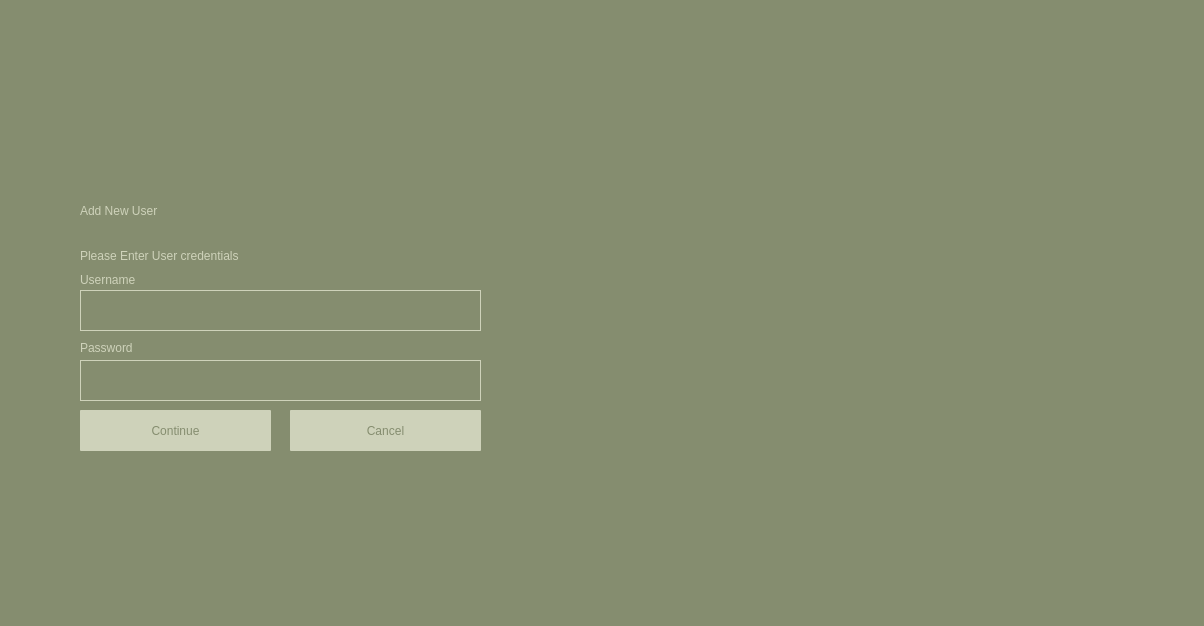
<?xml version="1.0" encoding="UTF-8"?>
<ui version="4.0">
 <class>adminAddUser</class>
 <widget class="QDialog" name="adminAddUser">
  <property name="geometry">
   <rect>
    <x>0</x>
    <y>0</y>
    <width>1204</width>
    <height>626</height>
   </rect>
  </property>
  <property name="palette">
   <palette>
    <active>
     <colorrole role="WindowText">
      <brush brushstyle="SolidPattern">
       <color alpha="255">
        <red>0</red>
        <green>0</green>
        <blue>0</blue>
       </color>
      </brush>
     </colorrole>
     <colorrole role="Button">
      <brush brushstyle="SolidPattern">
       <color alpha="255">
        <red>133</red>
        <green>141</green>
        <blue>111</blue>
       </color>
      </brush>
     </colorrole>
     <colorrole role="Light">
      <brush brushstyle="SolidPattern">
       <color alpha="255">
        <red>255</red>
        <green>255</green>
        <blue>255</blue>
       </color>
      </brush>
     </colorrole>
     <colorrole role="Midlight">
      <brush brushstyle="SolidPattern">
       <color alpha="255">
        <red>250</red>
        <green>249</green>
        <blue>255</blue>
       </color>
      </brush>
     </colorrole>
     <colorrole role="Dark">
      <brush brushstyle="SolidPattern">
       <color alpha="255">
        <red>122</red>
        <green>122</green>
        <blue>127</blue>
       </color>
      </brush>
     </colorrole>
     <colorrole role="Mid">
      <brush brushstyle="SolidPattern">
       <color alpha="255">
        <red>163</red>
        <green>163</green>
        <blue>170</blue>
       </color>
      </brush>
     </colorrole>
     <colorrole role="Text">
      <brush brushstyle="SolidPattern">
       <color alpha="255">
        <red>0</red>
        <green>0</green>
        <blue>0</blue>
       </color>
      </brush>
     </colorrole>
     <colorrole role="BrightText">
      <brush brushstyle="SolidPattern">
       <color alpha="255">
        <red>255</red>
        <green>255</green>
        <blue>255</blue>
       </color>
      </brush>
     </colorrole>
     <colorrole role="ButtonText">
      <brush brushstyle="SolidPattern">
       <color alpha="255">
        <red>0</red>
        <green>0</green>
        <blue>0</blue>
       </color>
      </brush>
     </colorrole>
     <colorrole role="Base">
      <brush brushstyle="SolidPattern">
       <color alpha="255">
        <red>133</red>
        <green>141</green>
        <blue>111</blue>
       </color>
      </brush>
     </colorrole>
     <colorrole role="Window">
      <brush brushstyle="SolidPattern">
       <color alpha="255">
        <red>133</red>
        <green>141</green>
        <blue>111</blue>
       </color>
      </brush>
     </colorrole>
     <colorrole role="Shadow">
      <brush brushstyle="SolidPattern">
       <color alpha="255">
        <red>0</red>
        <green>0</green>
        <blue>0</blue>
       </color>
      </brush>
     </colorrole>
     <colorrole role="AlternateBase">
      <brush brushstyle="SolidPattern">
       <color alpha="255">
        <red>250</red>
        <green>249</green>
        <blue>255</blue>
       </color>
      </brush>
     </colorrole>
     <colorrole role="ToolTipBase">
      <brush brushstyle="SolidPattern">
       <color alpha="255">
        <red>255</red>
        <green>255</green>
        <blue>220</blue>
       </color>
      </brush>
     </colorrole>
     <colorrole role="ToolTipText">
      <brush brushstyle="SolidPattern">
       <color alpha="255">
        <red>0</red>
        <green>0</green>
        <blue>0</blue>
       </color>
      </brush>
     </colorrole>
    </active>
    <inactive>
     <colorrole role="WindowText">
      <brush brushstyle="SolidPattern">
       <color alpha="255">
        <red>208</red>
        <green>208</green>
        <blue>208</blue>
       </color>
      </brush>
     </colorrole>
     <colorrole role="Button">
      <brush brushstyle="SolidPattern">
       <color alpha="255">
        <red>133</red>
        <green>141</green>
        <blue>111</blue>
       </color>
      </brush>
     </colorrole>
     <colorrole role="Light">
      <brush brushstyle="SolidPattern">
       <color alpha="255">
        <red>255</red>
        <green>255</green>
        <blue>255</blue>
       </color>
      </brush>
     </colorrole>
     <colorrole role="Midlight">
      <brush brushstyle="SolidPattern">
       <color alpha="255">
        <red>227</red>
        <green>227</green>
        <blue>227</blue>
       </color>
      </brush>
     </colorrole>
     <colorrole role="Dark">
      <brush brushstyle="SolidPattern">
       <color alpha="255">
        <red>64</red>
        <green>65</green>
        <blue>66</blue>
       </color>
      </brush>
     </colorrole>
     <colorrole role="Mid">
      <brush brushstyle="SolidPattern">
       <color alpha="255">
        <red>160</red>
        <green>160</green>
        <blue>160</blue>
       </color>
      </brush>
     </colorrole>
     <colorrole role="Text">
      <brush brushstyle="SolidPattern">
       <color alpha="255">
        <red>208</red>
        <green>208</green>
        <blue>208</blue>
       </color>
      </brush>
     </colorrole>
     <colorrole role="BrightText">
      <brush brushstyle="SolidPattern">
       <color alpha="255">
        <red>255</red>
        <green>51</green>
        <blue>51</blue>
       </color>
      </brush>
     </colorrole>
     <colorrole role="ButtonText">
      <brush brushstyle="SolidPattern">
       <color alpha="255">
        <red>208</red>
        <green>208</green>
        <blue>208</blue>
       </color>
      </brush>
     </colorrole>
     <colorrole role="Base">
      <brush brushstyle="SolidPattern">
       <color alpha="255">
        <red>133</red>
        <green>141</green>
        <blue>111</blue>
       </color>
      </brush>
     </colorrole>
     <colorrole role="Window">
      <brush brushstyle="SolidPattern">
       <color alpha="255">
        <red>133</red>
        <green>141</green>
        <blue>111</blue>
       </color>
      </brush>
     </colorrole>
     <colorrole role="Shadow">
      <brush brushstyle="SolidPattern">
       <color alpha="255">
        <red>105</red>
        <green>105</green>
        <blue>105</blue>
       </color>
      </brush>
     </colorrole>
     <colorrole role="AlternateBase">
      <brush brushstyle="SolidPattern">
       <color alpha="255">
        <red>53</red>
        <green>54</green>
        <blue>55</blue>
       </color>
      </brush>
     </colorrole>
     <colorrole role="ToolTipBase">
      <brush brushstyle="SolidPattern">
       <color alpha="255">
        <red>64</red>
        <green>65</green>
        <blue>66</blue>
       </color>
      </brush>
     </colorrole>
     <colorrole role="ToolTipText">
      <brush brushstyle="SolidPattern">
       <color alpha="255">
        <red>208</red>
        <green>208</green>
        <blue>208</blue>
       </color>
      </brush>
     </colorrole>
    </inactive>
    <disabled>
     <colorrole role="WindowText">
      <brush brushstyle="SolidPattern">
       <color alpha="255">
        <red>122</red>
        <green>122</green>
        <blue>127</blue>
       </color>
      </brush>
     </colorrole>
     <colorrole role="Button">
      <brush brushstyle="SolidPattern">
       <color alpha="255">
        <red>133</red>
        <green>141</green>
        <blue>111</blue>
       </color>
      </brush>
     </colorrole>
     <colorrole role="Light">
      <brush brushstyle="SolidPattern">
       <color alpha="255">
        <red>255</red>
        <green>255</green>
        <blue>255</blue>
       </color>
      </brush>
     </colorrole>
     <colorrole role="Midlight">
      <brush brushstyle="SolidPattern">
       <color alpha="255">
        <red>250</red>
        <green>249</green>
        <blue>255</blue>
       </color>
      </brush>
     </colorrole>
     <colorrole role="Dark">
      <brush brushstyle="SolidPattern">
       <color alpha="255">
        <red>122</red>
        <green>122</green>
        <blue>127</blue>
       </color>
      </brush>
     </colorrole>
     <colorrole role="Mid">
      <brush brushstyle="SolidPattern">
       <color alpha="255">
        <red>163</red>
        <green>163</green>
        <blue>170</blue>
       </color>
      </brush>
     </colorrole>
     <colorrole role="Text">
      <brush brushstyle="SolidPattern">
       <color alpha="255">
        <red>122</red>
        <green>122</green>
        <blue>127</blue>
       </color>
      </brush>
     </colorrole>
     <colorrole role="BrightText">
      <brush brushstyle="SolidPattern">
       <color alpha="255">
        <red>255</red>
        <green>255</green>
        <blue>255</blue>
       </color>
      </brush>
     </colorrole>
     <colorrole role="ButtonText">
      <brush brushstyle="SolidPattern">
       <color alpha="255">
        <red>122</red>
        <green>122</green>
        <blue>127</blue>
       </color>
      </brush>
     </colorrole>
     <colorrole role="Base">
      <brush brushstyle="SolidPattern">
       <color alpha="255">
        <red>133</red>
        <green>141</green>
        <blue>111</blue>
       </color>
      </brush>
     </colorrole>
     <colorrole role="Window">
      <brush brushstyle="SolidPattern">
       <color alpha="255">
        <red>133</red>
        <green>141</green>
        <blue>111</blue>
       </color>
      </brush>
     </colorrole>
     <colorrole role="Shadow">
      <brush brushstyle="SolidPattern">
       <color alpha="255">
        <red>0</red>
        <green>0</green>
        <blue>0</blue>
       </color>
      </brush>
     </colorrole>
     <colorrole role="AlternateBase">
      <brush brushstyle="SolidPattern">
       <color alpha="255">
        <red>53</red>
        <green>54</green>
        <blue>55</blue>
       </color>
      </brush>
     </colorrole>
     <colorrole role="ToolTipBase">
      <brush brushstyle="SolidPattern">
       <color alpha="255">
        <red>64</red>
        <green>65</green>
        <blue>66</blue>
       </color>
      </brush>
     </colorrole>
     <colorrole role="ToolTipText">
      <brush brushstyle="SolidPattern">
       <color alpha="255">
        <red>208</red>
        <green>208</green>
        <blue>208</blue>
       </color>
      </brush>
     </colorrole>
    </disabled>
   </palette>
  </property>
  <property name="windowTitle">
   <string>Dialog</string>
  </property>
  <property name="styleSheet">
   <string notr="true">background-color: #858D6F;</string>
  </property>
  <widget class="QWidget" name="widget_2" native="true">
   <property name="geometry">
    <rect>
     <x>60</x>
     <y>-30</y>
     <width>1351</width>
     <height>951</height>
    </rect>
   </property>
   <property name="styleSheet">
    <string notr="true">background-color: #858D6F;</string>
   </property>
   <widget class="QLabel" name="label_5">
    <property name="geometry">
     <rect>
      <x>20</x>
      <y>200</y>
      <width>481</width>
      <height>81</height>
     </rect>
    </property>
    <property name="styleSheet">
     <string notr="true">
font: 700 54pt &quot;Sitka Banner&quot;;
color : #CED2BA;</string>
    </property>
    <property name="text">
     <string>Add New User</string>
    </property>
   </widget>
   <widget class="QLabel" name="label_6">
    <property name="geometry">
     <rect>
      <x>20</x>
      <y>270</y>
      <width>321</width>
      <height>31</height>
     </rect>
    </property>
    <property name="styleSheet">
     <string notr="true">
font: 700 20pt &quot;Sitka Banner&quot;;
color :#CED2BA;</string>
    </property>
    <property name="text">
     <string>Please Enter User credentials</string>
    </property>
   </widget>
   <widget class="QPushButton" name="pushButton_continue">
    <property name="geometry">
     <rect>
      <x>20</x>
      <y>440</y>
      <width>191</width>
      <height>41</height>
     </rect>
    </property>
    <property name="styleSheet">
     <string notr="true">background-color: #CED2BA;
border-radius: 1px;
font: 300 12pt &quot;Segoe UI Light&quot;;
color: #858D6F;</string>
    </property>
    <property name="text">
     <string>Continue</string>
    </property>
   </widget>
   <widget class="QPushButton" name="pushButton_cancel">
    <property name="geometry">
     <rect>
      <x>230</x>
      <y>440</y>
      <width>191</width>
      <height>41</height>
     </rect>
    </property>
    <property name="styleSheet">
     <string notr="true">background-color: #CED2BA;
border-radius : 1px;
font: 300 12pt &quot;Segoe UI Light&quot;;
color: #858D6F;</string>
    </property>
    <property name="text">
     <string>Cancel</string>
    </property>
   </widget>
   <widget class="QLineEdit" name="lineEdit_username">
    <property name="geometry">
     <rect>
      <x>20</x>
      <y>320</y>
      <width>401</width>
      <height>41</height>
     </rect>
    </property>
    <property name="styleSheet">
     <string notr="true">border-color: #CED2BA;
border-width : 1.2px;
border-style:solid;</string>
    </property>
    <property name="text">
     <string/>
    </property>
   </widget>
   <widget class="QLabel" name="label_7">
    <property name="geometry">
     <rect>
      <x>20</x>
      <y>370</y>
      <width>241</width>
      <height>16</height>
     </rect>
    </property>
    <property name="styleSheet">
     <string notr="true">font: 300 12pt &quot;Segoe UI Light&quot;;
color : #CED2BA ;</string>
    </property>
    <property name="text">
     <string>Password  </string>
    </property>
   </widget>
   <widget class="QLabel" name="label_8">
    <property name="geometry">
     <rect>
      <x>20</x>
      <y>300</y>
      <width>81</width>
      <height>20</height>
     </rect>
    </property>
    <property name="styleSheet">
     <string notr="true">font: 300 12pt &quot;Segoe UI Light&quot;;
color : #CED2BA;</string>
    </property>
    <property name="text">
     <string>Username</string>
    </property>
   </widget>
   <widget class="QLineEdit" name="lineEdit_password">
    <property name="geometry">
     <rect>
      <x>20</x>
      <y>390</y>
      <width>401</width>
      <height>41</height>
     </rect>
    </property>
    <property name="styleSheet">
     <string notr="true">border-color: #CED2BA;
border-width : 1.2px;
border-style:solid;</string>
    </property>
    <property name="text">
     <string/>
    </property>
    <property name="echoMode">
     <enum>QLineEdit::Password</enum>
    </property>
   </widget>
  </widget>
 </widget>
 <resources/>
 <connections/>
</ui>
